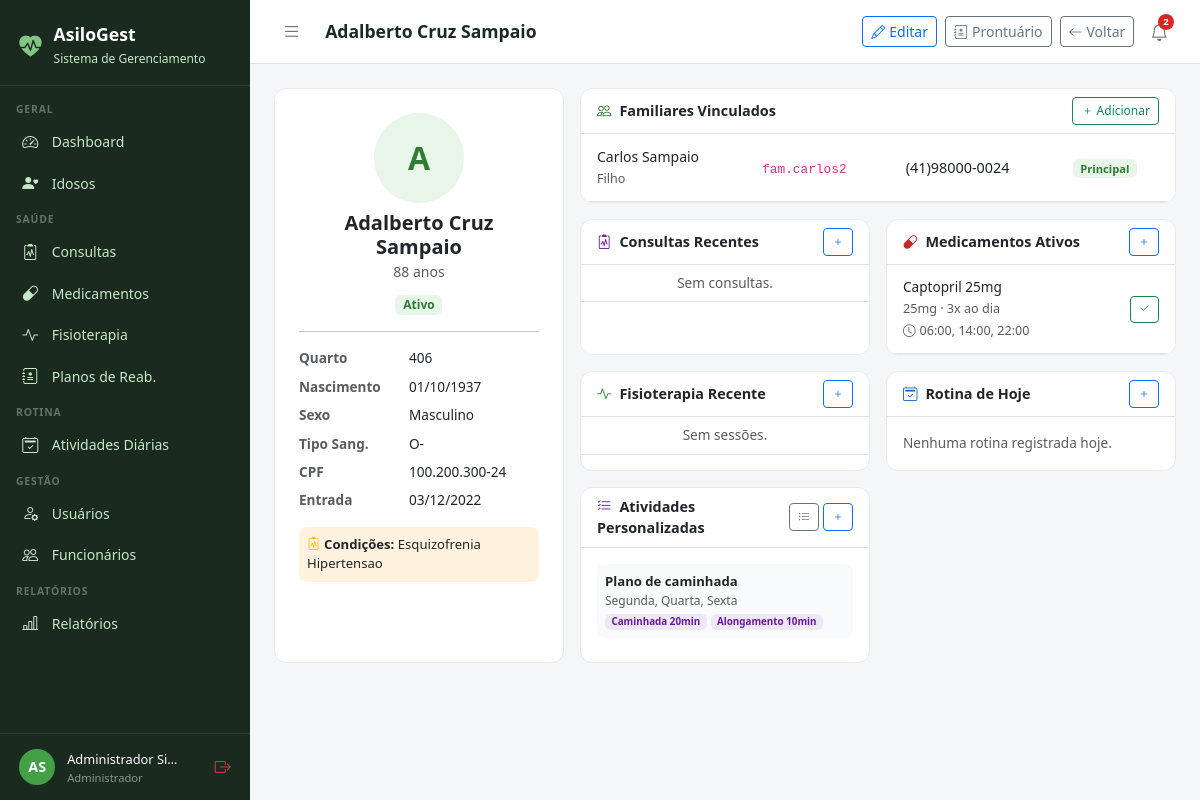
/idosos/24/ (signed in), run on an earlier commit of the app's database.
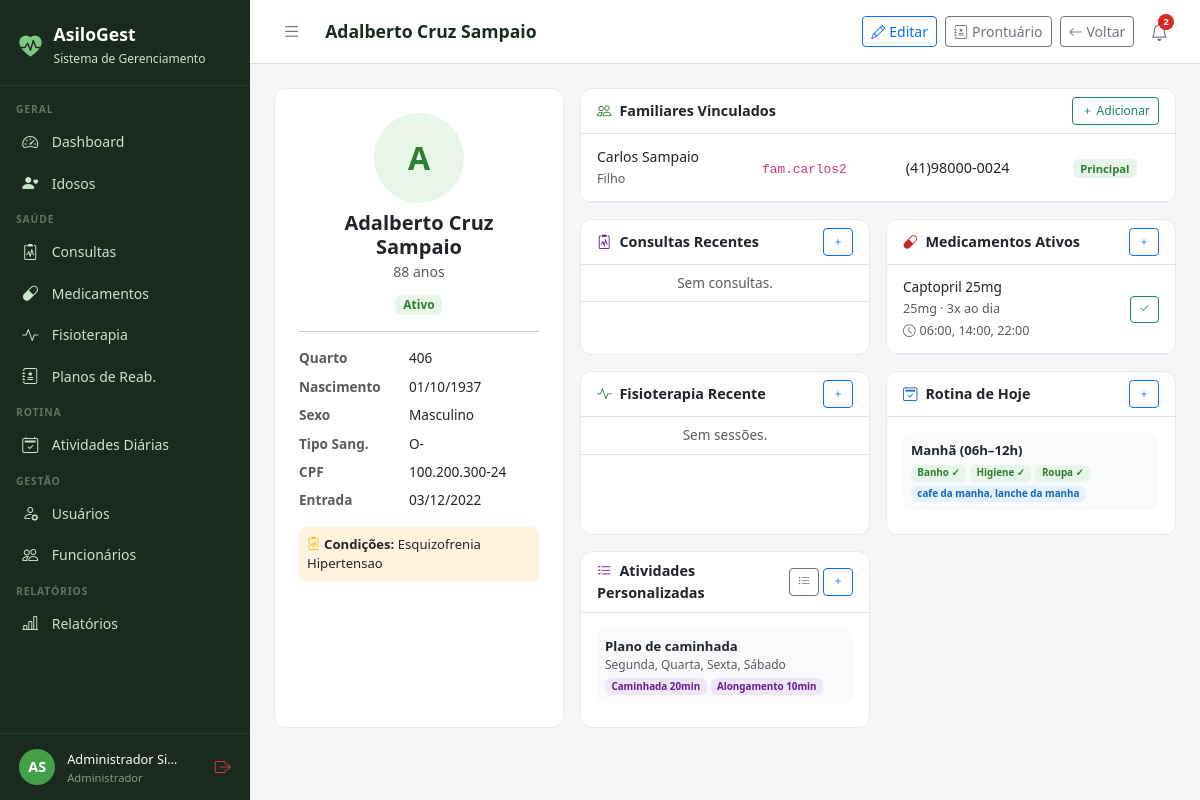
And on a later commit of the database.
### idosos/models.py (models this page shows, shortened)
class FamiliarVinculo(models.Model):
    familiar = models.ForeignKey(Usuario, on_delete=models.CASCADE, related_name='idosos_vinculados', limit_choices_to={'perfil': 'familiar'})
    idoso = models.ForeignKey(Idoso, on_delete=models.CASCADE, related_name='familiares')
    parentesco = models.CharField(max_length=50, verbose_name='Parentesco')
    contato_principal = models.BooleanField(default=False, verbose_name='Contato Principal')
    criado_em = models.DateTimeField(auto_now_add=True)
    class Meta:
        verbose_name = 'Vínculo Familiar'
        verbose_name_plural = 'Vínculos Familiares'
        unique_together = ('familiar', 'idoso')

### core/models.py (models this page shows, shortened)
class Usuario(AbstractUser):
    PERFIL_CHOICES = [
        ('administrador', 'Administrador'),
        ('medico', 'Médico'),
        ('fisioterapeuta', 'Fisioterapeuta'),
        ('enfermeiro', 'Enfermeiro(a)'),
        ('recepcionista', 'Recepcionista'),
        ('familiar', 'Familiar do Idoso'),
    ]
    perfil = models.CharField(
        max_length=20, choices=PERFIL_CHOICES,
        default='recepcionista', verbose_name='Perfil de Acesso'
    )
    telefone = models.CharField(max_length=15, blank=True, verbose_name='Telefone')
    cpf = models.CharField(max_length=14, unique=True, null=True, blank=True, verbose_name='CPF')
    foto = models.ImageField(upload_to='usuarios/', blank=True, null=True, verbose_name='Foto')
    data_nascimento = models.DateField(null=True, blank=True, verbose_name='Data de Nascimento')
    especialidade = models.CharField(
        max_length=100, blank=True, verbose_name='Especialidade',
        help_text='Preencha para Médico ou Fisioterapeuta'
    )
    data_admissao = models.DateField(null=True, blank=True, verbose_name='Data de Admissão')
    primeiro_acesso = models.BooleanField(
        default=True, verbose_name='Primeiro Acesso',
        help_text='Usuário deve definir senha no primeiro login'
    )
    ativo = models.BooleanField(default=True, verbose_name='Ativo')
    criado_em = models.DateTimeField(auto_now_add=True)
    class Meta:
        verbose_name = 'Usuário'
        verbose_name_plural = 'Usuários'
        ordering = ['first_name', 'last_name']
    @property
    def is_administrador(self):
        return self.perfil == 'administrador' or self.is_superuser
    @property
    def is_medico(self):
        return self.perfil == 'medico'
    @property
    def is_fisioterapeuta(self):
        return self.perfil == 'fisioterapeuta'
    @property
    def is_enfermeiro(self):
        return self.perfil == 'enfermeiro'
    @property
    def is_recepcionista(self):
        return self.perfil == 'recepcionista'
    @property
    def is_familiar(self):
        return self.perfil == 'familiar'
    @property
    def pode_ver_saude(self):
        return (self.is_administrador or self.is_medico
                or self.is_fisioterapeuta or self.is_enfermeiro)
    @property
    def pode_cadastrar_usuarios(self):
        return self.is_administrador or self.is_recepcionista
    @property
    def pode_administrar(self):
        return self.is_administrador

### medicamentos/models.py (models this page shows, shortened)
class PrescricaoMedicamento(models.Model):
    FREQUENCIA_CHOICES = [
        ('1x_dia', '1x ao dia'),
        ('2x_dia', '2x ao dia'),
        ('3x_dia', '3x ao dia'),
        ('4x_dia', '4x ao dia'),
        ('cada_6h', 'A cada 6 horas'),
        ('cada_8h', 'A cada 8 horas'),
        ('cada_12h', 'A cada 12 horas'),
        ('sob_demanda', 'Sob demanda'),
        ('semanal', 'Semanal'),
        ('customizado', 'Customizado'),
    ]
    idoso = models.ForeignKey(Idoso, on_delete=models.CASCADE, related_name='prescricoes')
    medicamento = models.ForeignKey(Medicamento, on_delete=models.PROTECT, related_name='prescricoes')
    prescrito_por = models.ForeignKey(Usuario, on_delete=models.SET_NULL, null=True, related_name='prescricoes_feitas', limit_choices_to={'perfil': 'medico'})
    dose = models.CharField(max_length=50, verbose_name='Dose')
    frequencia = models.CharField(max_length=15, choices=FREQUENCIA_CHOICES)
    horarios = models.CharField(max_length=200, blank=True, verbose_name='Horários', help_text='Ex: 08:00, 12:00, 18:00')
    data_inicio = models.DateField(verbose_name='Início')
    data_fim = models.DateField(null=True, blank=True, verbose_name='Fim (deixe em branco para uso contínuo)')
    via_administracao = models.CharField(max_length=50, blank=True, verbose_name='Via de Administração', help_text='Ex: oral, subcutânea, intravenosa')
    observacoes = models.TextField(blank=True)
    ativa = models.BooleanField(default=True)
    criado_em = models.DateTimeField(auto_now_add=True)
    class Meta:
        verbose_name = 'Prescrição'
        verbose_name_plural = 'Prescrições'
        ordering = ['-criado_em']

class Medicamento(models.Model):
    nome = models.CharField(max_length=150, verbose_name='Nome do Medicamento')
    principio_ativo = models.CharField(max_length=150, blank=True)
    fabricante = models.CharField(max_length=100, blank=True)
    forma = models.CharField(max_length=50, blank=True, verbose_name='Forma Farmacêutica', help_text='Ex: comprimido, xarope, injeção')
    estoque_atual = models.IntegerField(default=0, verbose_name='Estoque Atual')
    estoque_minimo = models.IntegerField(default=10, verbose_name='Estoque Mínimo')
    unidade = models.CharField(max_length=20, default='unidade', verbose_name='Unidade de Medida')
    observacoes = models.TextField(blank=True)
    ativo = models.BooleanField(default=True)
    criado_em = models.DateTimeField(auto_now_add=True)
    class Meta:
        verbose_name = 'Medicamento'
        verbose_name_plural = 'Medicamentos'
        ordering = ['nome']

### atividades/models.py (models this page shows, shortened)
class ChecklistAtividade(models.Model):
    idoso = models.ForeignKey(Idoso, on_delete=models.CASCADE, related_name='checklists_atividades')
    titulo = models.CharField(max_length=150, verbose_name='Título')
    descricao = models.TextField(blank=True, verbose_name='Descrição')
    dias_semana = models.CharField(
        max_length=30, verbose_name='Dias da Semana',
        help_text='Códigos separados por vírgula, ex: seg,qua,sex'
    )
    data_inicio = models.DateField(verbose_name='Início')
    data_fim = models.DateField(null=True, blank=True, verbose_name='Fim (deixe em branco para sem prazo)')
    prescrito_por = models.ForeignKey(
        Usuario, on_delete=models.SET_NULL, null=True, related_name='checklists_prescritas')
    ativo = models.BooleanField(default=True)
    criado_em = models.DateTimeField(auto_now_add=True)
    class Meta:
        verbose_name = 'Checklist de Atividade'
        verbose_name_plural = 'Checklists de Atividades'
        ordering = ['-criado_em']
    @property
    def dias_semana_display(self):
        labels = dict(DIAS_SEMANA_CHOICES)
        return ', '.join(labels.get(c, c) for c in self.dias_semana.split(',') if c)

class ItemChecklist(models.Model):
    checklist = models.ForeignKey(ChecklistAtividade, on_delete=models.CASCADE, related_name='itens')
    descricao = models.CharField(max_length=200, verbose_name='Atividade')
    ordem = models.PositiveIntegerField(default=0)
    class Meta:
        verbose_name = 'Item de Checklist'
        verbose_name_plural = 'Itens de Checklist'
        ordering = ['ordem', 'id']

class RotinaDiaria(models.Model):
    TURNO_CHOICES = [
        ('manha', 'Manhã (06h–12h)'),
        ('tarde', 'Tarde (12h–18h)'),
        ('noite', 'Noite (18h–06h)'),
    ]
    REFEICAO_CHOICES = [
        ('cafe', 'Café da manhã'),
        ('lanche_manha', 'Lanche da manhã'),
        ('almoco', 'Almoço'),
        ('lanche_tarde', 'Lanche da tarde'),
        ('jantar', 'Jantar'),
        ('ceia', 'Ceia'),
    ]
    idoso = models.ForeignKey(Idoso, on_delete=models.CASCADE, related_name='rotinas')
    data = models.DateField(verbose_name='Data')
    turno = models.CharField(max_length=6, choices=TURNO_CHOICES)
    responsavel = models.ForeignKey(Usuario, on_delete=models.SET_NULL, null=True, related_name='rotinas_registradas')
    banho_realizado = models.BooleanField(default=False, verbose_name='Banho Realizado')
    higiene_oral = models.BooleanField(default=False, verbose_name='Higiene Oral')
    troca_roupa = models.BooleanField(default=False, verbose_name='Troca de Roupa')
    curativo = models.BooleanField(default=False, verbose_name='Curativo Realizado')
    obs_higiene = models.TextField(blank=True, verbose_name='Obs. Higienização')
    refeicoes_realizadas = models.CharField(max_length=200, blank=True, verbose_name='Refeições Realizadas')
    aceitacao_alimentar = models.CharField(
        max_length=10,
        choices=[('total', 'Total'), ('parcial', 'Parcial'), ('recusou', 'Recusou')],
        blank=True,
        verbose_name='Aceitação Alimentar'
    )
    obs_alimentacao = models.TextField(blank=True, verbose_name='Obs. Alimentação')
    observacoes_gerais = models.TextField(blank=True, verbose_name='Observações Gerais')
    criado_em = models.DateTimeField(auto_now_add=True)
    class Meta:
        verbose_name = 'Rotina Diária'
        verbose_name_plural = 'Rotinas Diárias'
        ordering = ['-data', 'turno']
        unique_together = ('idoso', 'data', 'turno')

### idosos/views.py (the view)
# urls.py: path('<int:pk>/', views.detalhe, name='detalhe'),
@login_required
def detalhe(request, pk):
    idoso = get_object_or_404(Idoso, pk=pk)
    if request.user.is_familiar:
        if not FamiliarVinculo.objects.filter(familiar=request.user, idoso=idoso).exists():
            messages.error(request, 'Acesso negado.')
            return redirect('idosos:lista')
    from consultas.models import Consulta, Prontuario
    from medicamentos.models import PrescricaoMedicamento
    from fisioterapia.models import SessaoFisioterapia
    from atividades.models import RotinaDiaria
    from datetime import date
    prontuario = Prontuario.objects.filter(idoso=idoso).first()
    consultas = idoso.consultas.select_related('medico').order_by('-data_hora')[:5]
    prescricoes = idoso.prescricoes.filter(ativa=True).select_related('medicamento', 'prescrito_por')
    sessoes_fisio = idoso.sessoes_fisio.select_related('fisioterapeuta').order_by('-data_hora')[:5]
    rotinas = idoso.rotinas.filter(data=date.today()).select_related('responsavel')
    familiares = idoso.familiares.select_related('familiar').all()
    checklists_ativos = idoso.checklists_atividades.filter(ativo=True).prefetch_related('itens')
    return render(request, 'idosos/detalhe.html', {
        'idoso': idoso,
        'prontuario': prontuario,
        'consultas': consultas,
        'prescricoes': prescricoes,
        'sessoes_fisio': sessoes_fisio,
        'rotinas': rotinas,
        'familiares': familiares,
        'checklists_ativos': checklists_ativos,
    })

### idosos/models.py (called while the page is built)
    @property
    def idade(self):
        from datetime import date
        hoje = date.today()
        return hoje.year - self.data_nascimento.year - (
            (hoje.month, hoje.day) < (self.data_nascimento.month, self.data_nascimento.day)
        )

### templates/idosos/detalhe.html (shortened to what the changed rows need)
{% extends 'base.html' %}
{% block content %}
<div class="row g-3">
  <div class="col-12 col-lg-8">
    <div class="row g-3">
      <div class="col-12">
        <div class="table-card">
          <table class="table table-hover mb-0">
            <tbody>
              {% for v in familiares %}
              <tr>
                <td><div style="font-weight:500;font-size:.875rem;">{{ v.familiar.get_full_name }}</div><small class="text-muted">{{ v.parentesco }}</small></td>
                <td><code style="font-size:.8rem;">{{ v.familiar.username }}</code></td>
                <td>{{ v.familiar.telefone|default:"–" }}</td>
                <td>{% if v.contato_principal %}<span class="badge" style="background:#E8F5E9;color:#2E7D32;font-size:.7rem;">Principal</span>{% endif %}</td>
              </tr>
              {% empty %}
              <tr><td colspan="4" class="text-center text-muted py-2" style="font-size:.85rem;">Nenhum familiar vinculado.</td></tr>
              {% endfor %}
            </tbody>
          </table>
        </div>
      </div>
      {% if user.pode_ver_saude or user.is_familiar %}
      <div class="col-12 col-md-6">
        <div class="table-card h-100">
          <table class="table table-hover mb-0">
            <tbody>
              {% for p in prescricoes %}
              <tr>
                <td>
                  <div style="font-size:.85rem;font-weight:500;">{{ p.medicamento.nome }}</div>
                  <small class="text-muted">{{ p.dose }} · {{ p.get_frequencia_display }}</small>
                  {% if p.horarios %}<div><small class="text-muted"><i class="bi bi-clock me-1"></i>{{ p.horarios }}</small></div>{% endif %}
                </td>
                <td class="text-end">
                  {% if user.is_medico or user.is_enfermeiro or user.is_administrador %}
                  <a href="{% url 'medicamentos:registrar_administracao' p.pk %}" class="btn btn-sm btn-outline-success" style="font-size:.7rem;" title="Registrar"><i class="bi bi-check2"></i></a>
                  {% endif %}
                </td>
              </tr>
              {% empty %}
              <tr><td colspan="2" class="text-center text-muted py-2" style="font-size:.85rem;">Sem prescrições ativas.</td></tr>
              {% endfor %}
            </tbody>
          </table>
        </div>
      </div>
      <div class="col-12 col-md-6">
        <div class="table-card h-100">
          <div class="p-3">
            {% for r in rotinas %}
            <div class="mb-2 p-2" style="background:#F9FAFB;border-radius:8px;font-size:.82rem;">
              <strong>{{ r.get_turno_display }}</strong>
              <div class="mt-1 d-flex flex-wrap gap-1">
                {% if r.banho_realizado %}<span class="badge" style="background:#E8F5E9;color:#2E7D32;">Banho ✓</span>{% endif %}
                {% if r.higiene_oral %}<span class="badge" style="background:#E8F5E9;color:#2E7D32;">Higiene ✓</span>{% endif %}
                {% if r.troca_roupa %}<span class="badge" style="background:#E8F5E9;color:#2E7D32;">Roupa ✓</span>{% endif %}
                {% if r.refeicoes_realizadas %}<span class="badge" style="background:#E3F2FD;color:#1565C0;">{{ r.refeicoes_realizadas }}</span>{% endif %}
              </div>
            </div>
            {% empty %}
            <p class="text-muted mb-0" style="font-size:.85rem;">Nenhuma rotina registrada hoje.</p>
            {% endfor %}
          </div>
        </div>
      </div>
      <div class="col-12 col-md-6">
        <div class="table-card h-100">
          <div class="p-3">
            {% for c in checklists_ativos %}
            <div class="mb-2 p-2" style="background:#F9FAFB;border-radius:8px;font-size:.82rem;">
              <strong>{{ c.titulo }}</strong>
              <div class="text-muted" style="font-size:.75rem;">{{ c.dias_semana_display }}</div>
              <div class="mt-1 d-flex flex-wrap gap-1">
                {% for item in c.itens.all %}<span class="badge" style="background:#EDE7F6;color:#6A1B9A;">{{ item.descricao }}</span>{% endfor %}
              </div>
            </div>
            {% empty %}
            <p class="text-muted mb-0" style="font-size:.85rem;">Nenhuma checklist de atividades cadastrada.</p>
            {% endfor %}
          </div>
        </div>
      </div>
      {% endif %}
    </div>
  </div>
</div>
{% endblock %}

What changed in the data, as far as the page shows it:
now on this page (row edited): RotinaDiaria: turno "Manhã (06h–12h)", banho_realizado "Banho ✓", higiene_oral "Higiene ✓", troca_roupa "Roupa ✓", refeicoes_realizadas "cafe da manha, lanche da manha"
changed ChecklistAtividade "Plano de caminhada": dias_semana_display "Segunda, Quarta, Sexta" → "Segunda, Quarta, Sexta, Sábado"
Also different on the page:
text no longer shown: "Nenhuma rotina registrada hoje."
